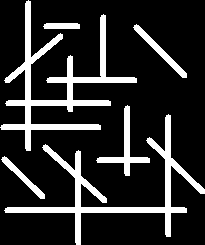
#> input picture P4/art2.bmp, 205 x 245 px
$ python segmentation.py --image art2.bmp
#> lines starting #> are read from the running program, lines starting #| are printed output that depends on the picture; after the words box and inside, x2 and y2 are one past the last pixel; in counts of white or black regions, pixels touching at a corner belong together
import argparse
import cv2
import numpy as np

def main():
    parser = argparse.ArgumentParser(description='Parser for opening images with opencv.One and only one option must be selected')
    parser.add_argument('--image', type=str, required=True, help='Full path to the image')
    args = parser.parse_args()

    image = cv2.imread(args.image, cv2.IMREAD_GRAYSCALE) # Load an image
#> image: shape (245, 205); 16.9% white; 6 white regions, box (x1, y1, x2, y2) and area: (0, 0, 137, 151) 3611, (4, 114, 205, 245) 3181, (96, 105, 150, 176) 696, (133, 24, 187, 78) 459, (1, 156, 45, 199) 346, (43, 23, 80, 29) 213

    #converting to binary with threshold of 120
    retval, img_thresholded = cv2.threshold(image, 90, 255, cv2.THRESH_BINARY)

    #inverting image
    image = cv2.bitwise_not(img_thresholded)

    #circular Structuring point
    circular_struct_point=cv2.getStructuringElement(cv2.MORPH_ELLIPSE,(11,11))

    #square struct point
    square_struct_point=cv2.getStructuringElement(cv2.MORPH_RECT,(9,9))

    circular_img_erosion = cv2.erode(image, circular_struct_point, iterations=2)
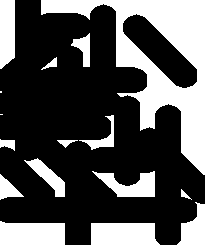
#> circular_img_erosion: shape (245, 205); 32.1% white; 16 white regions (2 under 20 px), largest, box (x1, y1, x2, y2) and area: (41, 0, 205, 175) 8810, (0, 221, 65, 245) 1437, (91, 223, 160, 245) 1424
    square_img_erosion = cv2.erode(image, square_struct_point, iterations=2)
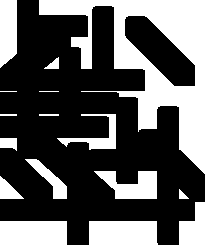
#> square_img_erosion: shape (245, 205); 35.5% white; 16 white regions (1 under 20 px), largest, box (x1, y1, x2, y2) and area: (39, 0, 205, 174) 9690, (89, 221, 158, 245) 1634, (0, 221, 67, 245) 1608


    cv2.imshow('original', image)
    cv2.imshow('circular erosion', circular_img_erosion)
    cv2.imshow('square erosion', square_img_erosion)


    cv2.waitKey(0)

if __name__ == "__main__":
    main()

$ run again, on P4/art4.bmp
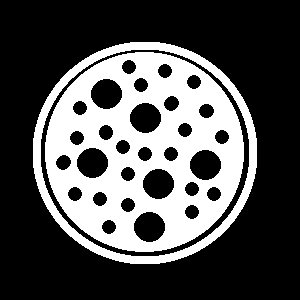
#> input picture P4/art4.bmp, 300 x 300 px
#> in main, `circular_img_erosion = cv2.erode(image, circular_struct_point, iterati..`:
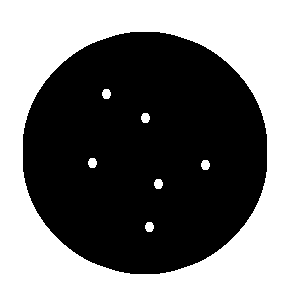
#> circular_img_erosion: shape (300, 300); 48.4% white; 7 white regions, largest, box (x1, y1, x2, y2) and area: (0, 0, 300, 300) 43152, (102, 89, 111, 99) 74, (141, 113, 150, 123) 74
#> in main, `square_img_erosion = cv2.erode(image, square_struct_point, iterations=2)`:
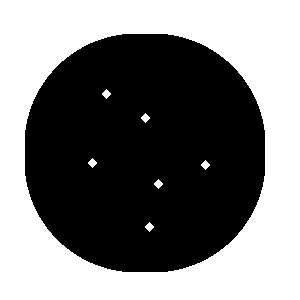
#> square_img_erosion: shape (300, 300); 48.4% white; 7 white regions, largest, box (x1, y1, x2, y2) and area: (0, 0, 300, 300) 43220, (102, 89, 111, 99) 50, (141, 113, 150, 123) 50
